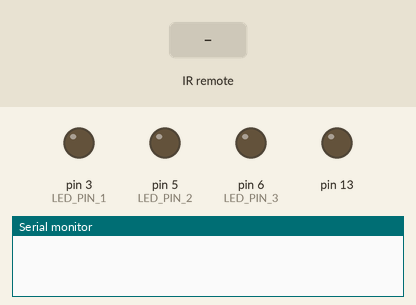
A sketch run on a simulated Arduino Uno, built with avr-gcc and run on an emulated ATmega328P. Parts: output pins drawn as LEDs (lit = HIGH), the last lines printed to the serial monitor. The inputs (shaded band) are chosen by the test bench.

Above: at 1.2 s.
1.3 s: infrared code 0xFFA25D received
At 2.2 s:
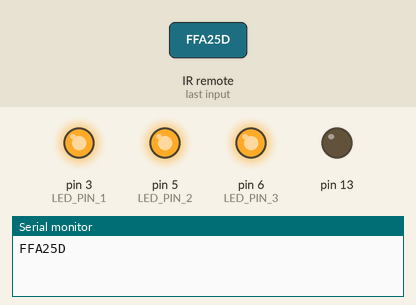
2.9 s: infrared code 0xFFA857 received
At 3.5 s:
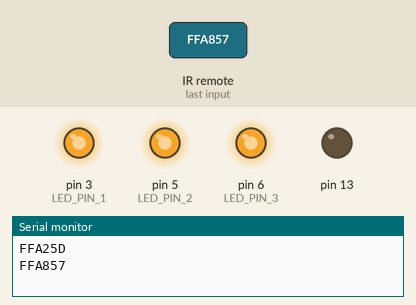
4.5 s: infrared code 0xFF30CF received
At 5.8 s:
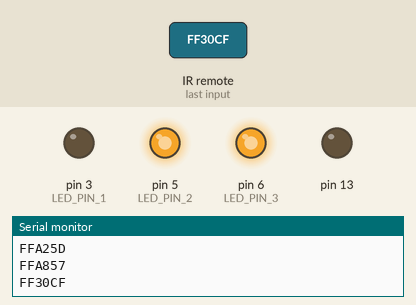
6.1 s: infrared code 0xFF18E7 received
At 7.2 s:
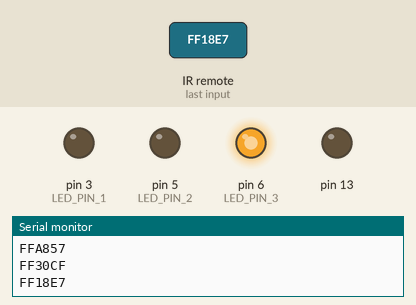
7.7 s: infrared code 0xFF30CF received
At 8.5 s:
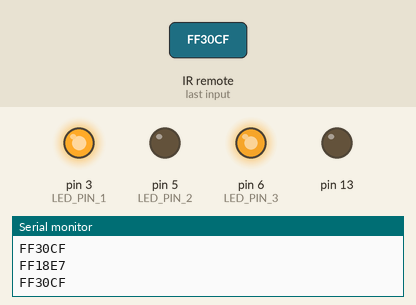
9.3 s: infrared code 0xFF7A85 received
At 9.8 s:
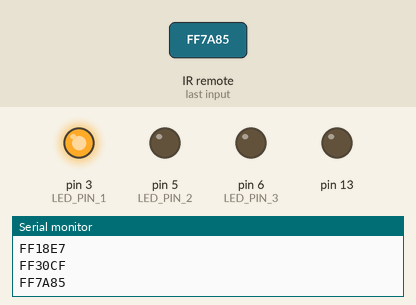
Timing chart, 0 to 11.9 s (numbered marks = the images above; inputs shaded):
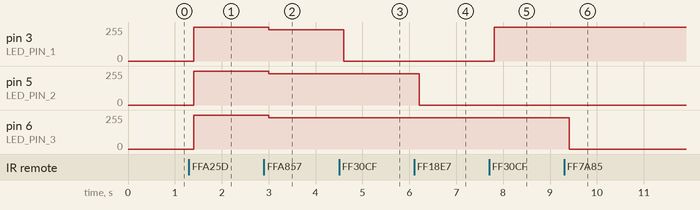

Measured:
- after the input at 1.3 s, pin 3 (LED_PIN_1), pin 5 (LED_PIN_2), pin 6 (LED_PIN_3): 0/255 → 255/255 after 0.10 s
- after the input at 2.9 s, pin 3 (LED_PIN_1), pin 5 (LED_PIN_2), pin 6 (LED_PIN_3): 255/255 → 235/255 after 0.10 s
- after the input at 4.5 s, pin 3 (LED_PIN_1): 235/255 → 0/255 after 0.11 s
- after the input at 6.1 s, pin 5 (LED_PIN_2): 235/255 → 0/255 after 0.11 s
- after the input at 7.7 s, pin 3 (LED_PIN_1): 0/255 → 255/255 after 0.11 s
- after the input at 9.3 s, pin 6 (LED_PIN_3): 235/255 → 0/255 after 0.11 s

The sketch:

RemoteControll.ino
```cpp
#include <IRremote.h>

#define POWER 0xFFA25D
#define VOL_UP 0xFF906F
#define VOL_DOWN 0xFFA857
#define BTN_1  0xFF30CF
#define BTN_2 0xFF18E7
#define BTN_3 0xFF7A85

#define MAX_BRIGHT 255
#define REC_PIN 11
#define LED_PIN_1 3
#define LED_PIN_2 5
#define LED_PIN_3 6

byte ledStep = 20;
byte ledState = MAX_BRIGHT;
bool ledPower = LOW;

IRrecv irrecv(REC_PIN);
decode_results results;

void setup() {
  Serial.begin(9600);
  pinMode(13, OUTPUT);
  irrecv.enableIRIn();
}

void loop() {
  if(irrecv.decode(&results)) {
    Serial.println(results.value, HEX);

    switch (results.value)
    {
      case POWER:
        if(ledPower == LOW) {
          ledState = MAX_BRIGHT;
          ledPower = HIGH;
          analogWrite(LED_PIN_1, MAX_BRIGHT);
          digitalWrite(LED_PIN_1, ledPower);

          analogWrite(LED_PIN_2, MAX_BRIGHT);
          digitalWrite(LED_PIN_2, ledPower);

          analogWrite(LED_PIN_3, MAX_BRIGHT);
          digitalWrite(LED_PIN_3, ledPower);
        }
        else {
          ledState = ledStep;
          ledPower = LOW;
          digitalWrite(LED_PIN_1, ledPower);
          digitalWrite(LED_PIN_2, ledPower);
          digitalWrite(LED_PIN_3, ledPower);
        }
      break;

      case VOL_UP:
        if(ledState < MAX_BRIGHT) {
          ledState += ledStep;

          if(digitalRead(LED_PIN_1) != ledStep) {
            analogWrite(LED_PIN_1, ledState);
          }

          if(digitalRead(LED_PIN_2) != ledStep) {
            analogWrite(LED_PIN_2, ledState);
          }

          if(digitalRead(LED_PIN_3) != ledStep) {
            analogWrite(LED_PIN_3, ledState);
          }
        }
      break;

      case VOL_DOWN:
        if(ledState > ledStep) {
          ledState -= ledStep;

          if(digitalRead(LED_PIN_1) != ledStep) {
            analogWrite(LED_PIN_1, ledState);
          }

          if(digitalRead(LED_PIN_2) != ledStep) {
            analogWrite(LED_PIN_2, ledState);
          }

          if(digitalRead(LED_PIN_3) != ledStep) {
            analogWrite(LED_PIN_3, ledState);
          }
        }
      break;

      case BTN_1:
        if(digitalRead(LED_PIN_1) == HIGH) {
          digitalWrite(LED_PIN_1, LOW);
        }
        else {
          digitalWrite(LED_PIN_1, HIGH);
        }
      break;

      case BTN_2:
        if(digitalRead(LED_PIN_2) == HIGH) {
          digitalWrite(LED_PIN_2, LOW);
        }
        else {
          digitalWrite(LED_PIN_2, HIGH);
        }
      break;

      case BTN_3:
        if(digitalRead(LED_PIN_3) == HIGH) {
          digitalWrite(LED_PIN_3, LOW);
        }
        else {
          digitalWrite(LED_PIN_3, HIGH);
        }
      break;
    }

    irrecv.resume();
  }

  delay(200);
}
```
